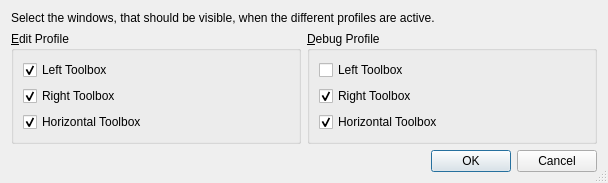
<?xml version="1.0" encoding="UTF-8"?>
<ui version="4.0">
 <class>ViewProfileToolboxesDialog</class>
 <widget class="QDialog" name="ViewProfileToolboxesDialog">
  <property name="geometry">
   <rect>
    <x>0</x>
    <y>0</y>
    <width>608</width>
    <height>177</height>
   </rect>
  </property>
  <property name="windowTitle">
   <string>Configure View Profiles</string>
  </property>
  <property name="sizeGripEnabled">
   <bool>true</bool>
  </property>
  <layout class="QGridLayout" name="gridLayout">
   <item row="0" column="0" colspan="2">
    <widget class="QLabel" name="textLabel1">
     <property name="text">
      <string>Select the windows, that should be visible, when the different profiles are active.</string>
     </property>
     <property name="alignment">
      <set>Qt::AlignVCenter</set>
     </property>
    </widget>
   </item>
   <item row="1" column="0">
    <widget class="QGroupBox" name="editGroup">
     <property name="title">
      <string>&amp;Edit Profile</string>
     </property>
     <layout class="QVBoxLayout" name="verticalLayout_2">
      <item>
       <widget class="QCheckBox" name="epltCheckBox">
        <property name="text">
         <string>Left Toolbox</string>
        </property>
        <property name="checked">
         <bool>true</bool>
        </property>
       </widget>
      </item>
      <item>
       <widget class="QCheckBox" name="eprtCheckBox">
        <property name="text">
         <string>Right Toolbox</string>
        </property>
        <property name="checked">
         <bool>true</bool>
        </property>
       </widget>
      </item>
      <item>
       <widget class="QCheckBox" name="ephtCheckBox">
        <property name="text">
         <string>Horizontal Toolbox</string>
        </property>
        <property name="checked">
         <bool>true</bool>
        </property>
       </widget>
      </item>
     </layout>
    </widget>
   </item>
   <item row="1" column="1">
    <widget class="QGroupBox" name="debugGroup">
     <property name="title">
      <string>&amp;Debug Profile</string>
     </property>
     <layout class="QVBoxLayout" name="verticalLayout">
      <item>
       <widget class="QCheckBox" name="dpltCheckBox">
        <property name="text">
         <string>Left Toolbox</string>
        </property>
       </widget>
      </item>
      <item>
       <widget class="QCheckBox" name="dprtCheckBox">
        <property name="text">
         <string>Right Toolbox</string>
        </property>
        <property name="checked">
         <bool>true</bool>
        </property>
       </widget>
      </item>
      <item>
       <widget class="QCheckBox" name="dphtCheckBox">
        <property name="text">
         <string>Horizontal Toolbox</string>
        </property>
        <property name="checked">
         <bool>true</bool>
        </property>
       </widget>
      </item>
     </layout>
    </widget>
   </item>
   <item row="2" column="0" colspan="2">
    <widget class="QDialogButtonBox" name="buttonBox">
     <property name="orientation">
      <enum>Qt::Horizontal</enum>
     </property>
     <property name="standardButtons">
      <set>QDialogButtonBox::Cancel|QDialogButtonBox::Ok</set>
     </property>
    </widget>
   </item>
  </layout>
 </widget>
 <pixmapfunction>qPixmapFromMimeSource</pixmapfunction>
 <tabstops>
  <tabstop>epltCheckBox</tabstop>
  <tabstop>eprtCheckBox</tabstop>
  <tabstop>ephtCheckBox</tabstop>
  <tabstop>dpltCheckBox</tabstop>
  <tabstop>dprtCheckBox</tabstop>
  <tabstop>dphtCheckBox</tabstop>
  <tabstop>buttonBox</tabstop>
 </tabstops>
 <resources/>
 <connections>
  <connection>
   <sender>buttonBox</sender>
   <signal>accepted()</signal>
   <receiver>ViewProfileToolboxesDialog</receiver>
   <slot>accept()</slot>
   <hints>
    <hint type="sourcelabel">
     <x>56</x>
     <y>208</y>
    </hint>
    <hint type="destinationlabel">
     <x>56</x>
     <y>229</y>
    </hint>
   </hints>
  </connection>
  <connection>
   <sender>buttonBox</sender>
   <signal>rejected()</signal>
   <receiver>ViewProfileToolboxesDialog</receiver>
   <slot>reject()</slot>
   <hints>
    <hint type="sourcelabel">
     <x>146</x>
     <y>215</y>
    </hint>
    <hint type="destinationlabel">
     <x>146</x>
     <y>234</y>
    </hint>
   </hints>
  </connection>
 </connections>
</ui>
